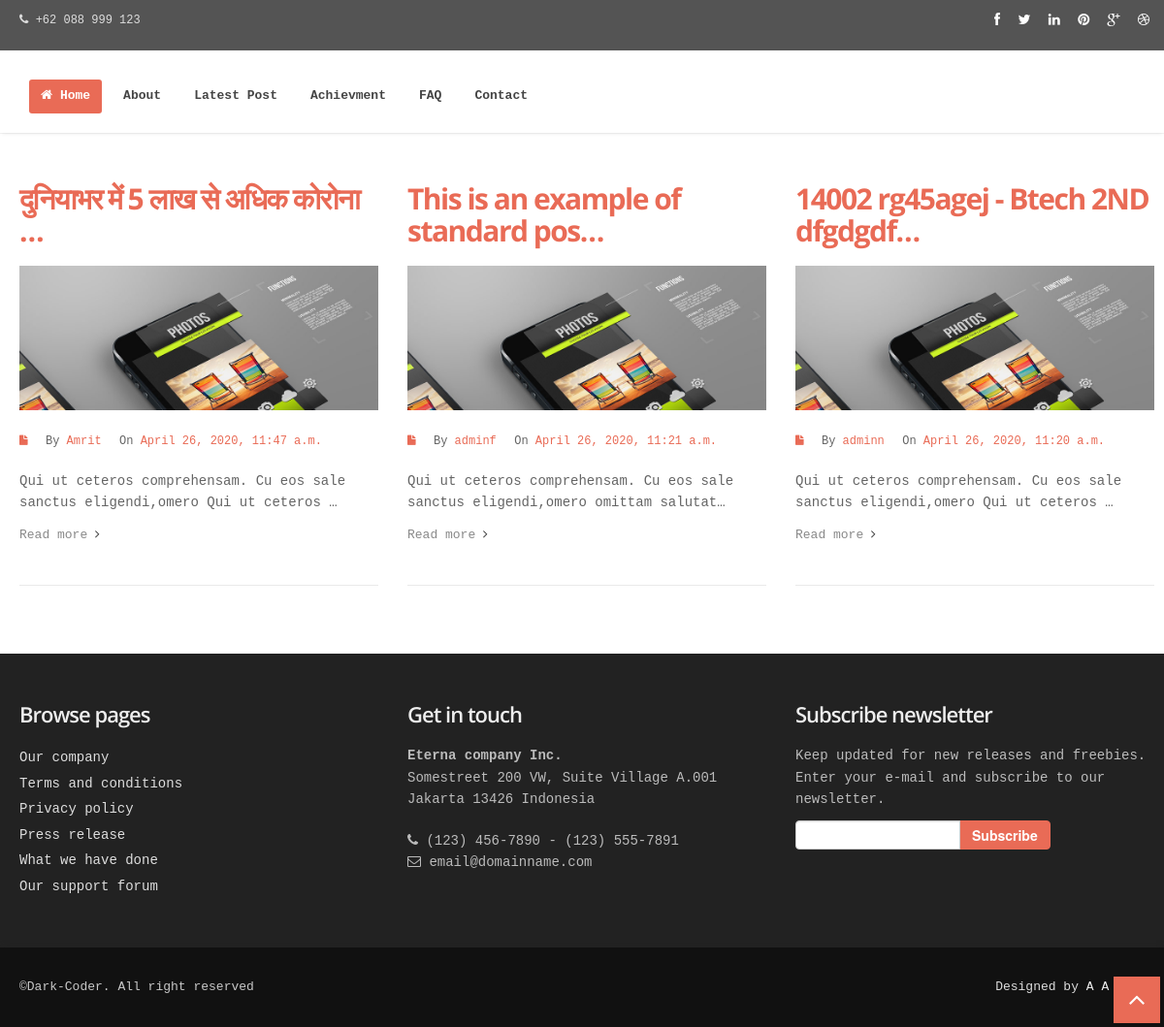
Page /latestpost on the committed database.
### home/models.py (models this page shows)
class Article(models.Model):
    title=models.CharField(max_length=500)
    img=models.ImageField(upload_to='home/atricle')
    body=models.TextField(max_length=5000)
    postedBy=models.CharField(max_length=100)
    time=models.DateTimeField()
    slug=models.SlugField(max_length=100,default='')
    popular=models.CharField(max_length=10,default='yes')

### home/views.py (the view)
# urls.py: path('latestpost',views.latestpost,name='latestpost'),
def latestpost(request):
    l=Article.objects.all().order_by('-time')
    context={'post':l}
    return render(request,'home/latestpost.html',context)

### template/home/latestpost.html
{% extends 'base.html' %}
{% block body %}
<div id="My Projects" class="tabcontent">
  <section id="content">
      <div class="container">
        <div class="row">
{%load static %}
              {% for p in post  %}
<div class="span4">
            <article>
              <div class="row">
                <div class="span4">
                  <div class="post-image">
                    <div class="post-heading">
                      <h3><a href="/post/{{p.slug}}">{{p.title|truncatechars:35}}</a></h3>
                    </div>
         <a href="/post/{{p.slug}}">
                    <img src="/media/{{p.img}}" alt="" /></a>
                  </div>
                  <div class="meta-post">
                    <ul>
                      <li><i class="icon-file"></i></li>
                      <li>By <a href="#" class="author">{{p.postedBy}}</a></li>
                      <li>On <a href="#" class="date">{{p.time}}</a></li>
                    </ul>
                  </div>
                  <div class="post-entry">
                    <p>
                     {{p.body|truncatechars:80}}                    </p>
                    <a href="/post/{{p.slug}}" class="readmore">Read more <i class="icon-angle-right"></i></a>
                  </div>
                </div>
              </div>
            </article>
        </div>
{% endfor %}
        </div>
      </div>
    </section>
</div>
{% endblock %}

### static/css/style.css (style rules this page uses)
body { font-family: Courier New; font-size: 14px; font-weight: 400; line-height: 1.6em; color: #656565; }
a { color: #4b5056; }
.container { padding: 0 20px 0 20px; position: relative; }
.row { margin-bottom: 30px; }
.row .row { margin-bottom: 30px; }
#content { position: relative; background: #fff; border-top: 1px solid #f2f2f2; padding: 50px 0 0 0; }
#content img { max-width: 100%; height: auto; }
article { float: left; width: 100%; margin-bottom: 40px; border-bottom: 1px solid #e9e9e9; padding-bottom: 10px; }
article .post-heading h3 { margin-bottom: 20px; }
article .post-heading h3 a { font-weight: 700; letter-spacing: -1.5px; text-decoration: none; }
.post-image { margin-bottom: 20px; }
.meta-post { margin: 0 0 20px; padding: 0; }
.meta-post ul { list-style: none; margin: 0; }
.meta-post ul li { display: inline; margin-right: 10px; }
.meta-post ul li { font-size: 12px; }
.post-entry a.readmore { font-size: 13px; color: #898989; }
[class^="icon-"], [class*=" icon-"] { color: #404040; }

### static/color/default.css (style rules this page uses)
article .post-heading h3 a { text-decoration:none; color:#e96b56; }
.meta-post a,.meta-post ul li i { color: #e96b56; }

### static/css/overwrite.css (style rules this page uses)
h1, h2, h3, h4, h5, h6 { font-family:'Open Sans', sans-serif; color:#353535; font-weight:400; line-height:1.1em; margin-top:0; }
h3 { font-size:30px; margin-bottom:22px; }
ul, ol { padding: 0; margin: 0 0 10px 25px; }
li { line-height: 1.6em; }

### rows in the picture
Article: title "दुनियाभर में 5 लाख से अधिक कोरोना …", img (picture), postedBy "Amrit", time "April 26, 2020, 11:47 a.m.", body "Qui ut ceteros comprehensam. Cu eos sale sanctus eligendi,omero Qui ut ceteros …"
Article: title "This is an example of standard pos…", img (picture), postedBy "adminf", time "April 26, 2020, 11:21 a.m.", body "Qui ut ceteros comprehensam. Cu eos sale sanctus eligendi,omero omittam salutat…"
Article: title "14002 rg45agej - Btech 2ND dfgdgdf…", img (picture), postedBy "adminn", time "April 26, 2020, 11:20 a.m.", body "Qui ut ceteros comprehensam. Cu eos sale sanctus eligendi,omero Qui ut ceteros …"
